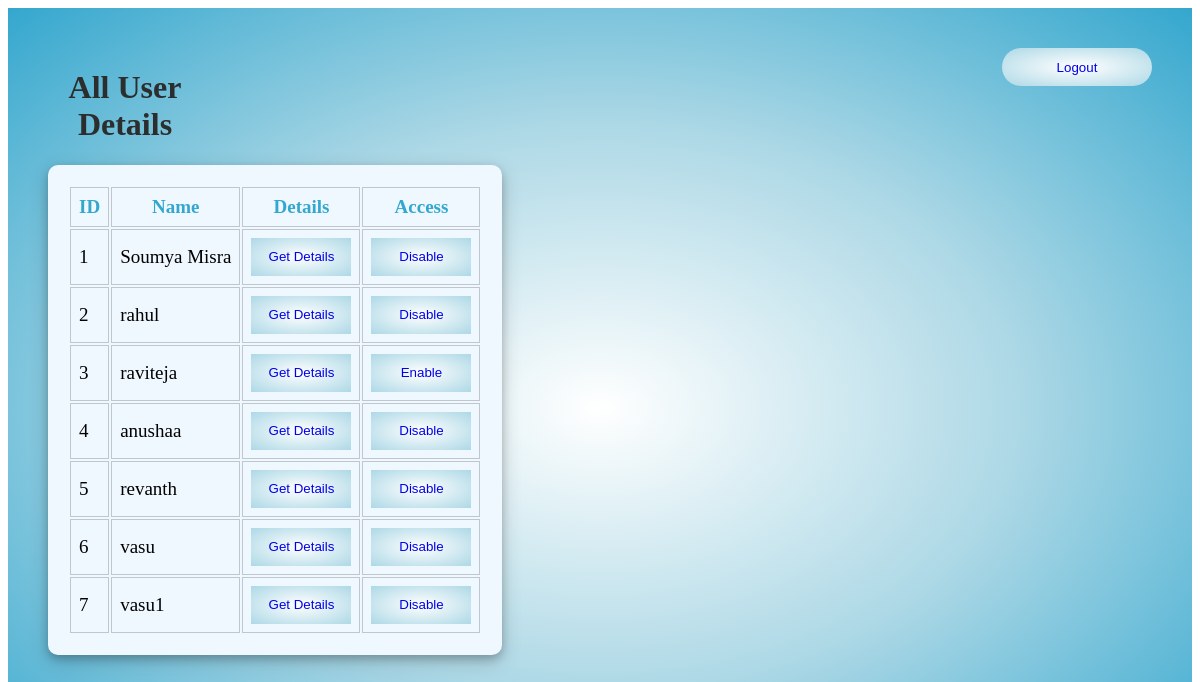
/app/home/details/, run on an earlier commit of the app's database.
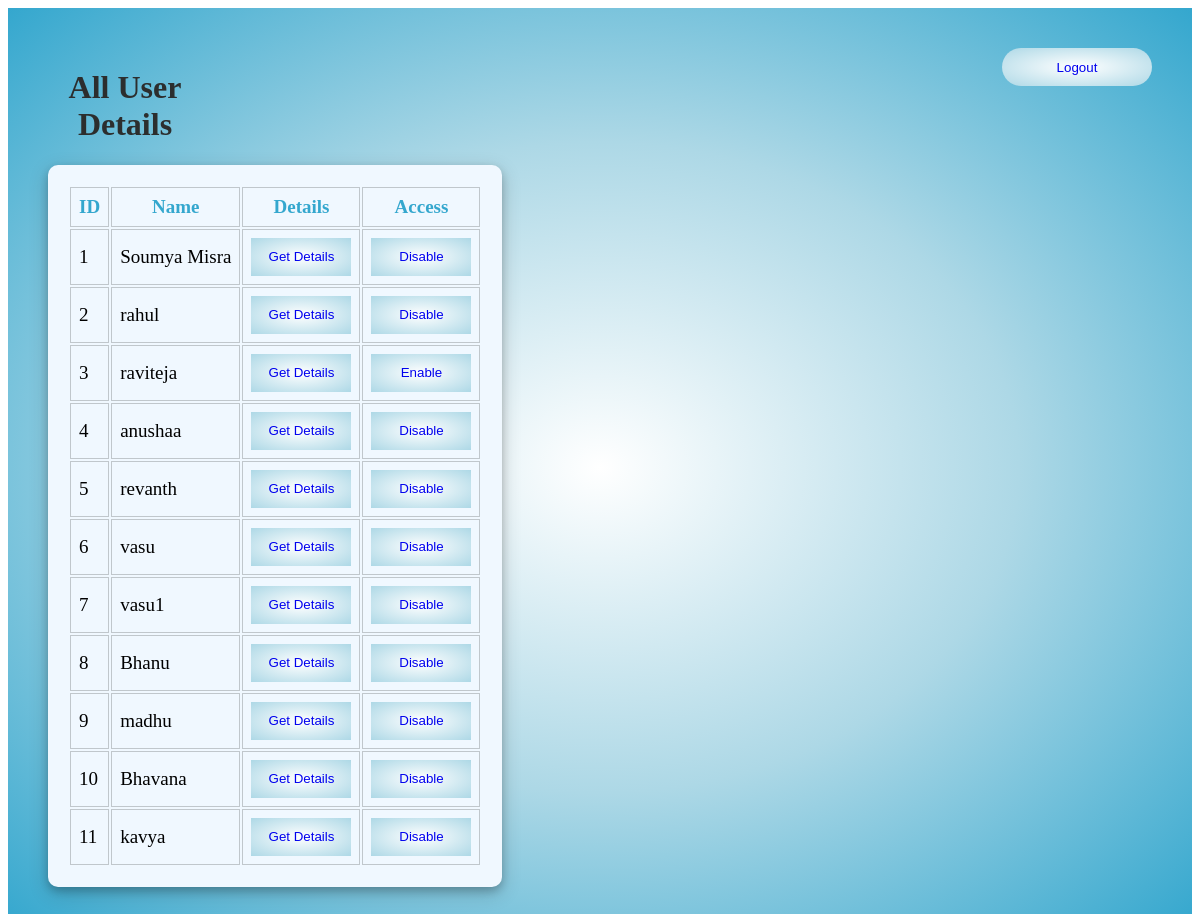
And on a later commit of the database.
### student_management_app/models.py (models this page shows)
class Access(models.Model):
    user_id = models.OneToOneField('User',on_delete=models.CASCADE,related_name="userss")
    access = models.BooleanField(default=True)

class User(models.Model):
    name=models.CharField(max_length=50)
    email=models.EmailField(unique=True)
    gender=models.CharField(max_length=6)
    phoneNumber=models.BigIntegerField(max_length=10)
    Qualification = models.CharField(max_length=20)
    Address = models.TextField(max_length=120)
    username = models.CharField(max_length=30,unique=True)
    password=models.CharField(max_length=100)
    image = models.ImageField(upload_to='images',default="C:/Users/ssadula/Pictures/StudentManagamentProject/media/images/p1.png")

### student_management_app/views.py (the view)
# urls.py: path('home/details/',views.allUsersDetails),
def allUsersDetails(request):
    all_users = User.objects.all()
    context = {
        'users': all_users,
        'accessors' : Access.objects.all().order_by('user_id')
    }
    return render(request,"summaryPage.html",context)

### student_management_app/Templates/summaryPage.html (shortened to what this page needs)
<!DOCTYPE html>
<html lang="en">
<head>
</head>
<body>
    <div class="whole-page">
        <div class="top">
            <h1>All User Details</h1>
            <div class="home-page-end">
                <button type="submit" class="logout-button"><a href="http://127.0.0.1:8000/app/Home/">Logout</a></button>
            </div>
        </div>
        <div class="table-style">
            <table>
                <tr>
                    <th>ID</th>
                    <th>Name</th>
                    <th>Details</th>
                    <th>Access</th>
                </tr>
                {% for user in accessors %}
                <tr>
                    <td>{{user.user_id.id}}</td>
                    <td>{{user.user_id.name}}</td>
                    <td><button class="logout-button get-detail"><a href="user/{{user.user_id.id}}/">Get Details</a></button></td>
                    <td><button class="logout-button get-detail" onclick="displayEnableorDisable('{{user.user_id.name}}','{{user.access}}')"><a href="access/{{user.user_id.id}}/">{% if user.access == 1 %} Disable {% else %} Enable {% endif %}</a></button></td>
                </tr>
                {% endfor %}
            </table>
        </div>
    </div>
</body>
</html>

What changed in the data, as far as the page shows it:
added Access: user_id.id "8", user_id.name "Bhanu", access "Disable"
added Access: user_id.id "9", user_id.name "madhu", access "Disable"
added Access: user_id.id "10", user_id.name "Bhavana", access "Disable"
added Access: user_id.id "11", user_id.name "kavya", access "Disable"
